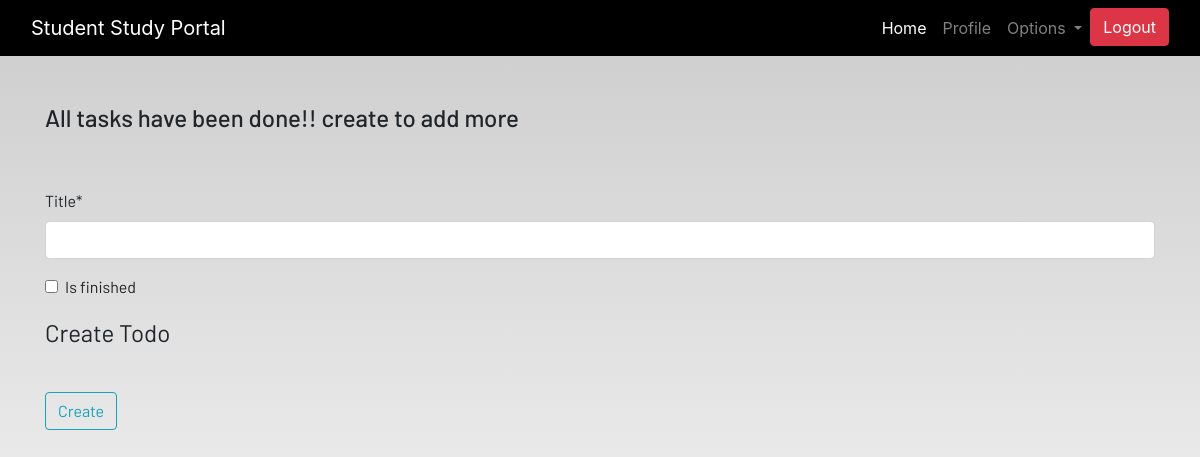
/todo/ (signed in), run on an earlier commit of the app's database.
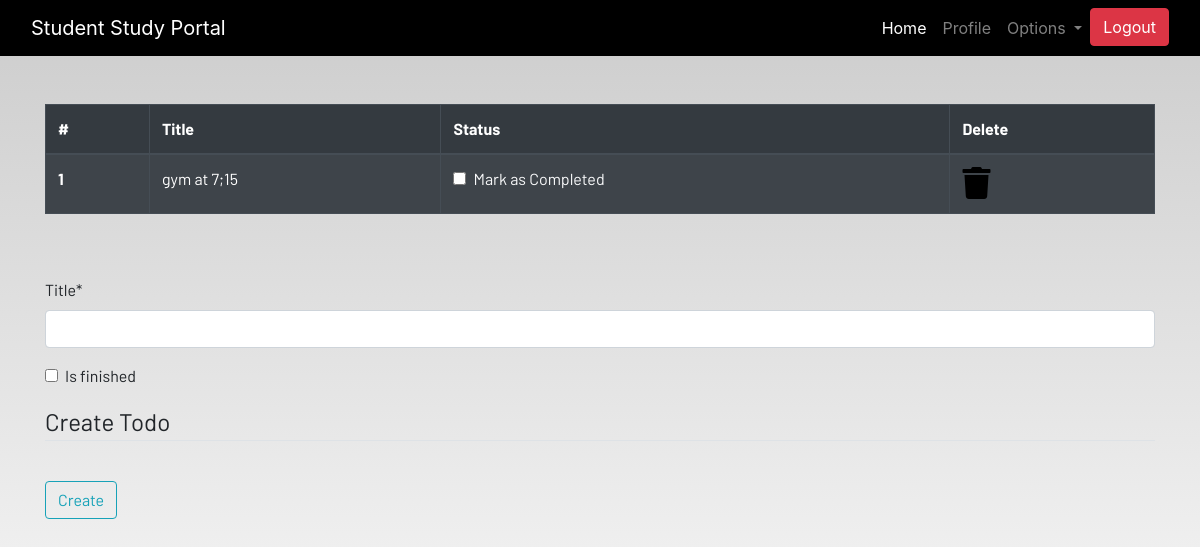
And on a later commit of the database.
### dashboard/models.py (models this page shows, shortened)
class Todo(models.Model):
    user = models.ForeignKey(User, on_delete=models.CASCADE)
    title = models.CharField(max_length=100)
    is_finished = models.BooleanField(default=False)

### dashboard/views.py (the view, shortened to what this page needs)
# urls.py: path('todo/', todo, name='todo'),
@login_required
def todo(request):
    form = TodoForm()
    todo = Todo.objects.filter(user=request.user)
    if len(todo) == 0:
        todos_done = True
    else:
        todos_done = False
    context = {
        'form': form,
        'todos': todo,
        'todos_done': todos_done
    }
    return render(request, 'dashboard/todo.html', context)

### dashboard/forms.py
class TodoForm(forms.ModelForm):
    class Meta:
        model = Todo
        fields = ['title', 'is_finished']

### dashboard/templates/dashboard/todo.html (shortened to what this page needs)
{% extends 'dashboard/base.html' %}
{% load static %}
{% load crispy_forms_tags %}
{% block content %}
<div class="container">
    {% if not todos_done %}
    <table class="table table-striped table-bordered table-hover table-dark">
        <thead>
            <tr>
                <th scope="col">#</th>
                <th scope="col">Title</th>
                <th scope="col">Status</th>
                <th scope="col">Delete</th>
            </tr>
        </thead>
        <tbody>
            {% for todo in todos %}
            <tr>
                <th scope="row">{{forloop.counter}}</th>
                <td>{{todo.title}}</td>
                <td>
                    <a href="{% url 'update-todo' todo.id%}">
                        <div class="form-check">
                            {% if todo.is_finished == True%}
                            <input class="form-check-input" type="checkbox" value="" checked>
                            {% else %}
                            <input class="form-check-input" type="checkbox" value="">
                            {% endif %}
                            <label class="form-check-label text-light" for="flexCheckDefault">
                                Mark as Completed
                            </label>
                        </div>
                    </a>
                </td>
                <td><a href="{% url 'delete-todo' todo.id%}"><i class="fa fa-trash fa-2x"></i></a></td>
            </tr>
            {% endfor %}
        </tbody>
    </table>
    {% else %}
        <h4>All tasks have been done!! create to add more</h4>
    {% endif %}
</div><br><br>
<div class="container">
    <form method="POST">
        {{form|crispy}}
        <fieldset class="form-group">
            <legend class="border-bottom mb-4">Create Todo</legend>
        </fieldset>
        <div class="form-group">
            <button href="" class="btn btn-outline-info" type="submit">
                Create
            </button>
        </div>
    </form>
</div>
{% endblock content %}

What changed in the data, as far as the page shows it:
added Todo: title "gym at 7;15"
Also different on the page:
text no longer shown: "All tasks have been done!! create to add more"
text now shown: "# Title Status Delete"
